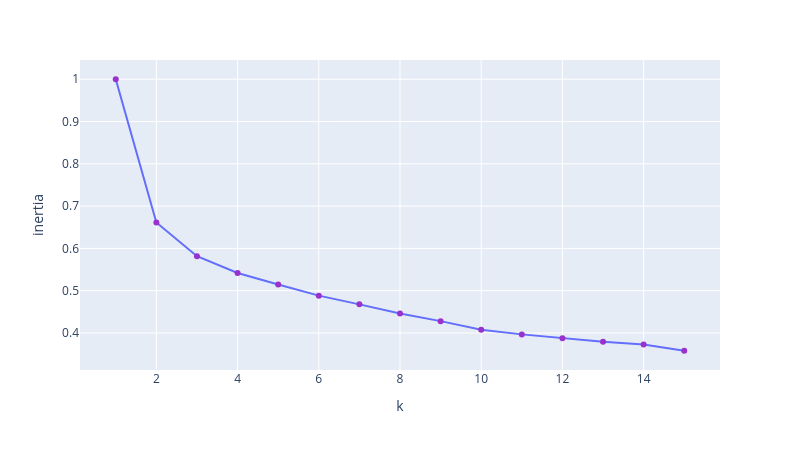

Write notebook code for a chart like this one.
### Code cell
var = PCA_.explained_variance_ratio_

total = 0
n = 0

for v in var:
    total += v
    n += 1

    if  total >= 0.95:
        break
        
X_PCA = PCA_.transform(X)
# Nur die ersten n Hauptkomponenten für die Clustering
X_reduced = X_PCA[:, :n]

# Elbow-Methode zur Bestimmung einer geeigneten Clusteranzahl
def elbow(n_init=10, k_max=15, data=X_reduced):
    ks = np.arange(1,k_max+1)
    inertias = [KMeans(n_clusters=k, n_init=n_init, random_state=0).fit(data).inertia_ for k in ks]
    
    return ks, inertias

ks, inertias = elbow(n_init=50)
ret = np.array(inertias) / inertias[0]

# Visualisierung der Elbow-Methode
fig = px.line(x=ks, y=ret, markers=True, labels={"x": "k", "y": "inertia"}, width=800, height=450)
fig.update_traces(marker=dict(color="darkorchid"))
fig.show()

### Figure 1 — Plotly figure (JSON) as saved in the notebook; plotly's stock layout.template omitted (floating-point values rounded to 4 significant figures)
{"data": [{"hovertemplate": "k=%{x}<br>inertia=%{y}<extra></extra>", "legendgroup": "", "line": {"color": "#636efa", "dash": "solid"}, "marker": {"color": "darkorchid", "symbol": "circle"}, "mode": "lines+markers", "name": "", "orientation": "v", "showlegend": false, "type": "scatter", "x": [1, 2, 3, 4, 5, 6, 7, 8, 9, 10, 11, 12, 13, 14, 15], "xaxis": "x", "y": [1.0, 0.6612, 0.5816, 0.5419, 0.5144, 0.4882, 0.4676, 0.446, 0.428, 0.4076, 0.3966, 0.3877, 0.3792, 0.3725, 0.3579], "yaxis": "y"}], "layout": {"height": 450, "legend": {"tracegroupgap": 0}, "margin": {"t": 60}, "width": 800, "xaxis": {"anchor": "y", "domain": [0, 1], "title": {"text": "k"}}, "yaxis": {"anchor": "x", "domain": [0, 1], "title": {"text": "inertia"}}}}
